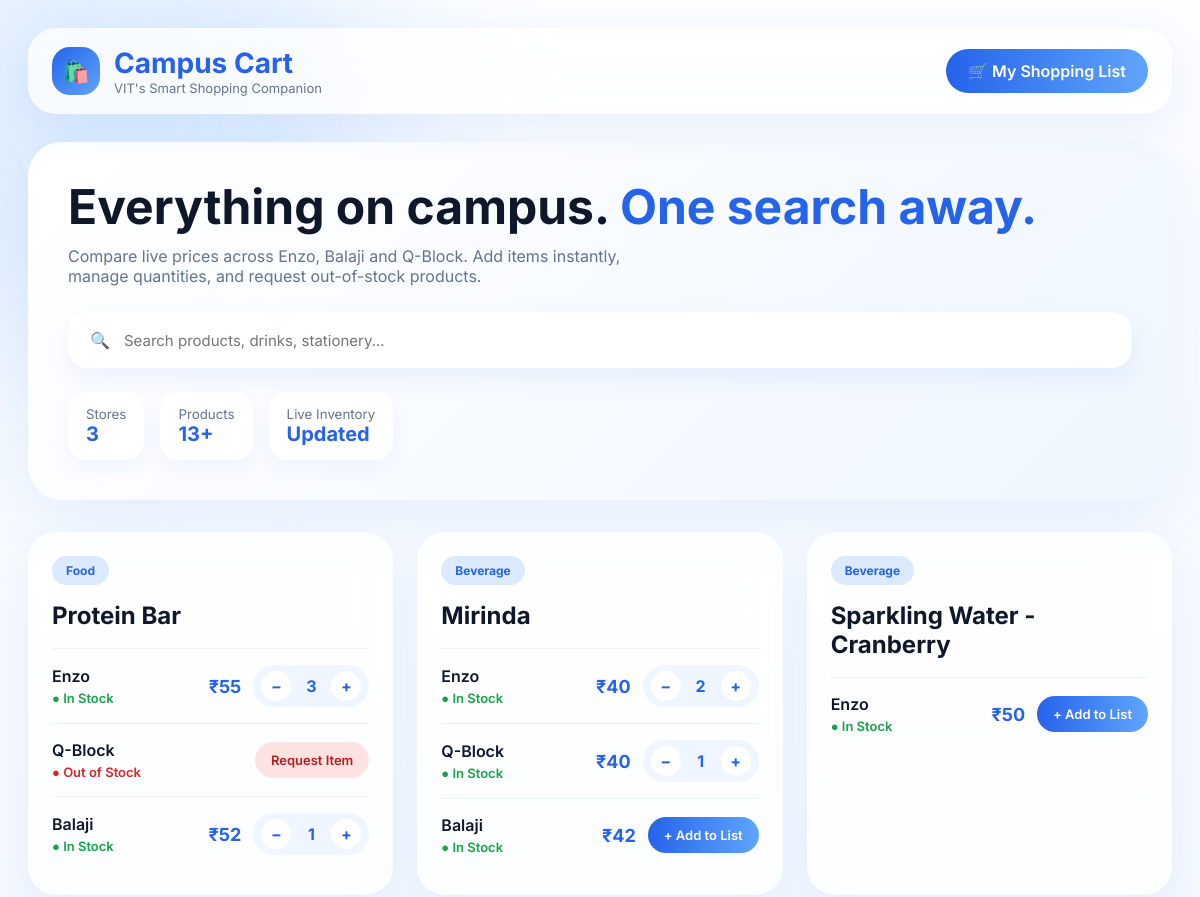
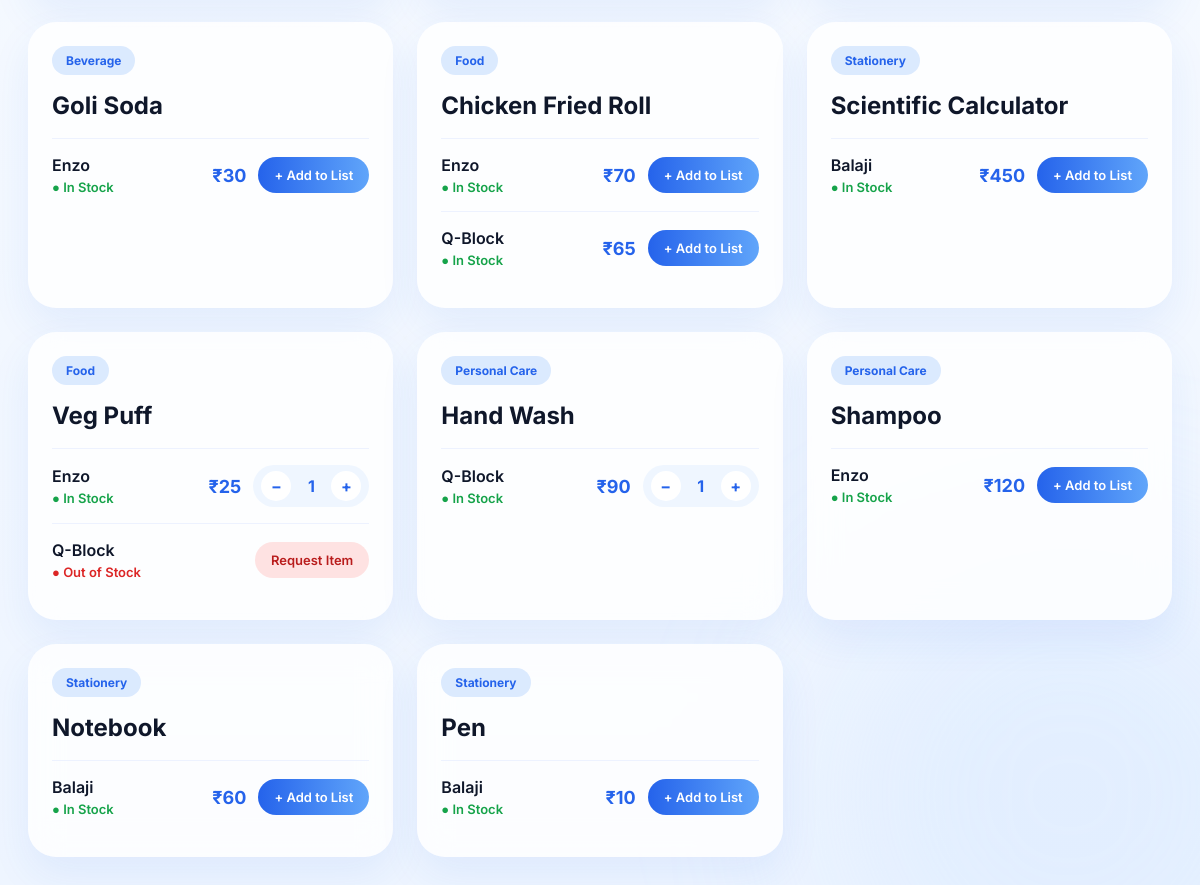
The page / on the database its author committed (2 pictures, top to bottom).
### tables this page shows
CREATE TABLE inventory (
    shop_id INTEGER,
    product_id INTEGER,
    stock INTEGER NOT NULL,
    price INTEGER NOT NULL,

    PRIMARY KEY (shop_id, product_id),

    FOREIGN KEY (shop_id) REFERENCES shops(id),
    FOREIGN KEY (product_id) REFERENCES products(id)
);

CREATE TABLE products (
    id INTEGER PRIMARY KEY,
    name TEXT NOT NULL,
    category TEXT NOT NULL
);

CREATE TABLE shops (
    id INTEGER PRIMARY KEY,
    name TEXT NOT NULL UNIQUE
);

### app.py (the view)
@app.route("/")
def home():
    conn = get_db_connection()
    rows = conn.execute("""
        SELECT
            products.id AS product_id,
            products.name AS product_name,
            products.category,

            shops.id AS shop_id,
            shops.name AS shop_name,

            inventory.price,
            inventory.stock,

            COALESCE(cart.quantity, 0) AS quantity,
            cart.id AS cart_id

        FROM products

        LEFT JOIN inventory
            ON products.id = inventory.product_id

        LEFT JOIN shops
            ON inventory.shop_id = shops.id

        LEFT JOIN cart
            ON cart.product_id = products.id
           AND cart.shop_id = shops.id

        ORDER BY products.id, shops.id
    """).fetchall()
    conn.close()
    products = {}
    for row in rows:
        product_id = row["product_id"]
        if product_id not in products:
            products[product_id] = {
                "product_name": row["product_name"],
                "category": row["category"],
                "shops": []
            }
        if row["shop_name"] is not None:
            products[product_id]["shops"].append({
                "shop_name": row["shop_name"],
                "shop_id": row["shop_id"],
                "price": row["price"],
                "stock": row["stock"],
                "product_id": row["product_id"],
                "quantity": row["quantity"],
                "cart_id": row["cart_id"]
            })
    return render_template(
        "index.html",
        products=products.values()
    )

### app.py (called while the page is built)
def get_db_connection():
    conn = sqlite3.connect("campus_cart.db")
    conn.row_factory = sqlite3.Row
    return conn

### templates/index.html (shortened to what this page needs)
<!DOCTYPE html>
<html lang="en">
<head>
</head>
<body>
<div class="navbar">
<div class="logo"><div class="logo-icon">🛍️</div><div><h1>Campus Cart</h1><p>VIT's Smart Shopping Companion</p></div></div>
<a href="/list" class="list-btn">🛒 My Shopping List</a>
</div>
<section class="hero">
<h2>Everything on campus. <span>One search away.</span></h2>
<p>Compare live prices across Enzo, Balaji and Q-Block. Add items instantly, manage quantities, and request out-of-stock products.</p>
<div class="search"><span>🔍</span><input id="search" placeholder="Search products, drinks, stationery..."></div>
<div class="stats">
<div class="stat"><small>Stores</small><b>3</b></div>
<div class="stat"><small>Products</small><b>13+</b></div>
<div class="stat"><small>Live Inventory</small><b>Updated</b></div>
</div>
</section>
<div class="grid" id="products">
{% for product in products %}
<div class="card product-card">
<div class="pill">{{ product.category }}</div>
<h3>{{ product.product_name }}</h3>
{% for shop in product.shops %}
<div class="shop">
<div>
<div class="shop-name">{{ shop.shop_name }}</div>
{% if shop.stock > 0 %}
<div class="stock available">● In Stock</div>
{% else %}
<div class="stock unavailable">● Out of Stock</div>
{% endif %}
</div>
{% if shop.stock > 0 %}
<div class="shop-actions">
<div class="price">₹{{ shop.price }}</div>
{% if shop.quantity == 0 %}
<a href="/add/{{ shop.product_id }}/{{ shop.shop_id }}" class="add-btn">+ Add to List</a>
{% else %}
<div class="quantity-box">
<a href="/decrease/{{ shop.cart_id }}" class="qty-btn">−</a>
<div class="qty-number">{{ shop.quantity }}</div>
<a href="/increase/{{ shop.cart_id }}" class="qty-btn">+</a>
</div>
{% endif %}
</div>
{% else %}
<a href="/request/{{ shop.product_id }}/{{ shop.shop_id }}" class="request-btn">Request Item</a>
{% endif %}
</div>
{% endfor %}
</div>
{% endfor %}
</div>
</body>
</html>

### templates/index.html (style rules this page uses)
:root { --primary:#2563EB;--accent:#60A5FA;--text:#0F172A;--muted:#64748B;--green:#16A34A;--red:#DC2626 }
* { margin:0;padding:0;box-sizing:border-box;font-family:Inter,sans-serif }
body { background:linear-gradient(180deg,#FBFDFF,#EEF5FF);padding:28px;color:var(--text);min-height:100vh }
body:before,body:after { content:"";position:fixed;width:500px;height:500px;border-radius:50%;filter:blur(90px);z-index:-1 }
body:before { top:-120px;left:-120px;background:rgba(96,165,250,.18) }
body:after { bottom:-160px;right:-120px;background:rgba(191,219,254,.25) }
.navbar { background:rgba(255,255,255,.75);backdrop-filter:blur(16px);padding:18px 24px;border-radius:28px;display:flex;justify-content:space-between;align-items:center;box-shadow:0 12px 40px rgba(37,99,235,.08);margin-bottom:28px }
.logo { display:flex;align-items:center;gap:14px }
.logo-icon { width:48px;height:48px;border-radius:18px;background:linear-gradient(135deg,var(--primary),var(--accent));display:grid;place-items:center;color:white;font-size:22px }
.logo h1 { font-size:28px;color:var(--primary) }
.logo p { font-size:13px;color:var(--muted) }
.list-btn { background:linear-gradient(90deg,var(--primary),var(--accent));color:white;text-decoration:none;padding:12px 22px;border-radius:999px;font-weight:600 }
.hero { background:linear-gradient(135deg,#fff,#EFF6FF);padding:40px;border-radius:34px;box-shadow:0 20px 60px rgba(37,99,235,.08);margin-bottom:32px }
.hero h2 { font-size:48px;line-height:1.05;margin-bottom:14px }
.hero h2 span { color:var(--primary) }
.hero p { color:var(--muted);max-width:560px;margin-bottom:26px }
.search { background:white;padding:18px 22px;border-radius:20px;display:flex;align-items:center;gap:14px;box-shadow:0 10px 24px rgba(37,99,235,.08) }
.search input { border:none;outline:none;flex:1;font-size:15px }
.stats { display:flex;gap:16px;margin-top:24px;flex-wrap:wrap }
.stat { background:white;padding:14px 18px;border-radius:18px;box-shadow:0 8px 20px rgba(37,99,235,.05) }
.stat small { display:block;color:var(--muted) }
.stat b { font-size:20px;color:var(--primary) }
.grid { display:grid;grid-template-columns:repeat(auto-fit,minmax(330px,1fr));gap:24px }
.card { background:rgba(255,255,255,.82);backdrop-filter:blur(16px);padding:24px;border-radius:28px;box-shadow:0 18px 40px rgba(37,99,235,.08) }
.pill { display:inline-block;padding:7px 14px;border-radius:999px;background:#DBEAFE;color:var(--primary);font-size:12px;font-weight:700;margin-bottom:16px }
.card h3 { font-size:24px;margin-bottom:18px }
.shop { display:flex;justify-content:space-between;align-items:center;padding:16px 0;border-top:1px solid #EDF2FF }
.shop-name { font-weight:600;margin-bottom:4px }
.stock { font-size:13px;font-weight:600 }
.available { color:var(--green) }
.unavailable { color:var(--red) }
.shop-actions { display:flex;align-items:center;gap:12px }
.price { font-size:18px;color:var(--primary);font-weight:700 }
.add-btn { background:linear-gradient(90deg,var(--primary),var(--accent));color:white;text-decoration:none;padding:10px 16px;border-radius:999px;font-size:13px;font-weight:600 }
.request-btn { background:#FEE2E2;color:#B91C1C;text-decoration:none;padding:10px 16px;border-radius:999px;font-size:13px;font-weight:600 }
.quantity-box { display:flex;align-items:center;gap:10px;background:#EFF6FF;padding:6px 8px;border-radius:999px }
.qty-btn { width:30px;height:30px;display:grid;place-items:center;border-radius:50%;background:white;text-decoration:none;color:var(--primary);font-weight:700 }
.qty-number { min-width:20px;text-align:center;font-weight:700;color:var(--primary) }

### rows shown on the page
inventory: category "Food", product_name "Protein Bar", shop_name "Enzo", stock "● In Stock", price "55", quantity "3"
inventory: shop_name "Q-Block", stock "● Out of Stock"
inventory: shop_name "Balaji", stock "● In Stock", price "52", quantity "1"
inventory: category "Beverage", product_name "Mirinda", shop_name "Enzo", stock "● In Stock", price "40", quantity "2"
inventory: shop_name "Q-Block", stock "● In Stock", price "40", quantity "1"
inventory: shop_name "Balaji", stock "● In Stock", price "42"
inventory: category "Beverage", product_name "Sparkling Water - Cranberry", shop_name "Enzo", stock "● In Stock", price "50"
inventory: category "Beverage", product_name "Goli Soda", shop_name "Enzo", stock "● In Stock", price "30"
inventory: category "Food", product_name "Chicken Fried Roll", shop_name "Enzo", stock "● In Stock", price "70"
inventory: shop_name "Q-Block", stock "● In Stock", price "65"
inventory: category "Stationery", product_name "Scientific Calculator", shop_name "Balaji", stock "● In Stock", price "450"
inventory: category "Food", product_name "Veg Puff", shop_name "Enzo", stock "● In Stock", price "25", quantity "1"
inventory: shop_name "Q-Block", stock "● Out of Stock"
inventory: category "Personal Care", product_name "Hand Wash", shop_name "Q-Block", stock "● In Stock", price "90", quantity "1"
inventory: category "Personal Care", product_name "Shampoo", shop_name "Enzo", stock "● In Stock", price "120"
inventory: category "Stationery", product_name "Notebook", shop_name "Balaji", stock "● In Stock", price "60"
inventory: category "Stationery", product_name "Pen", shop_name "Balaji", stock "● In Stock", price "10"
